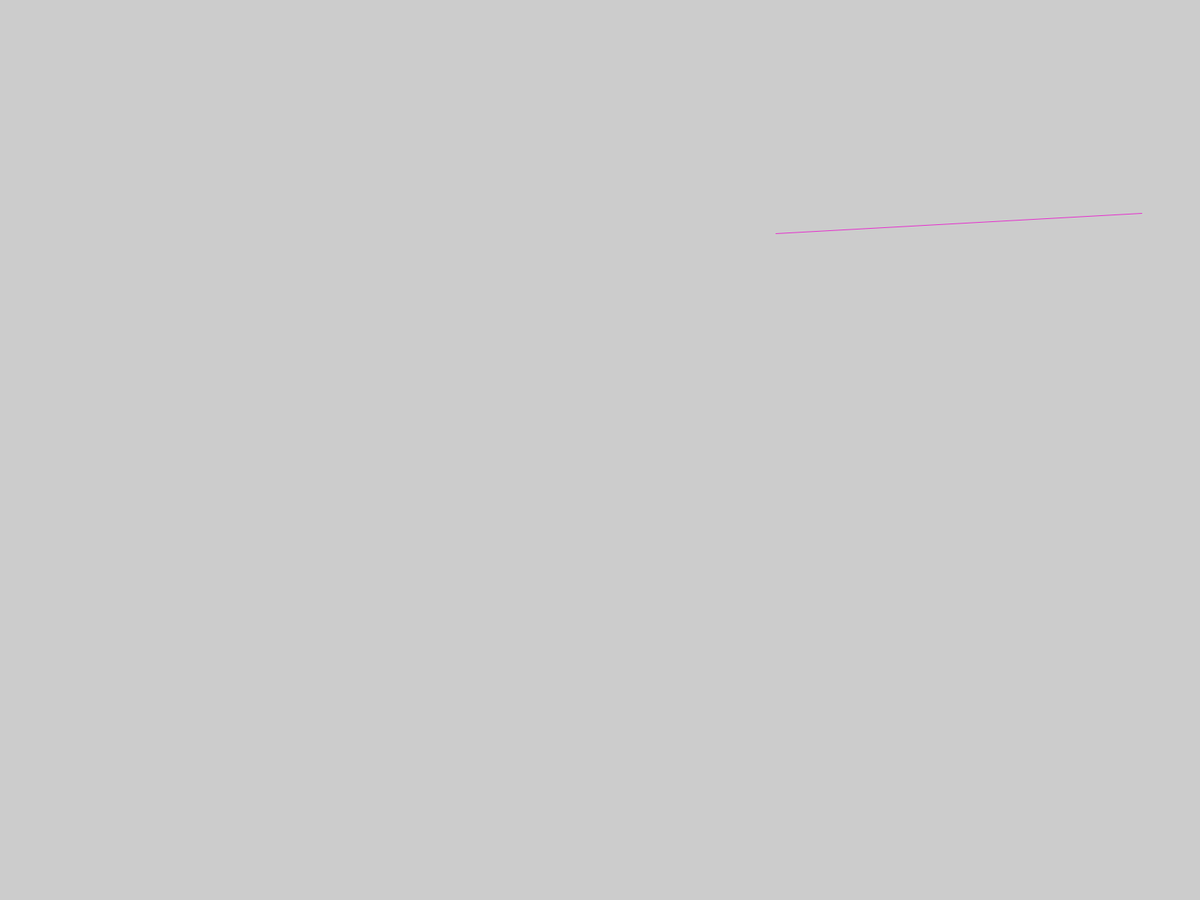
Frame 1 (no input)
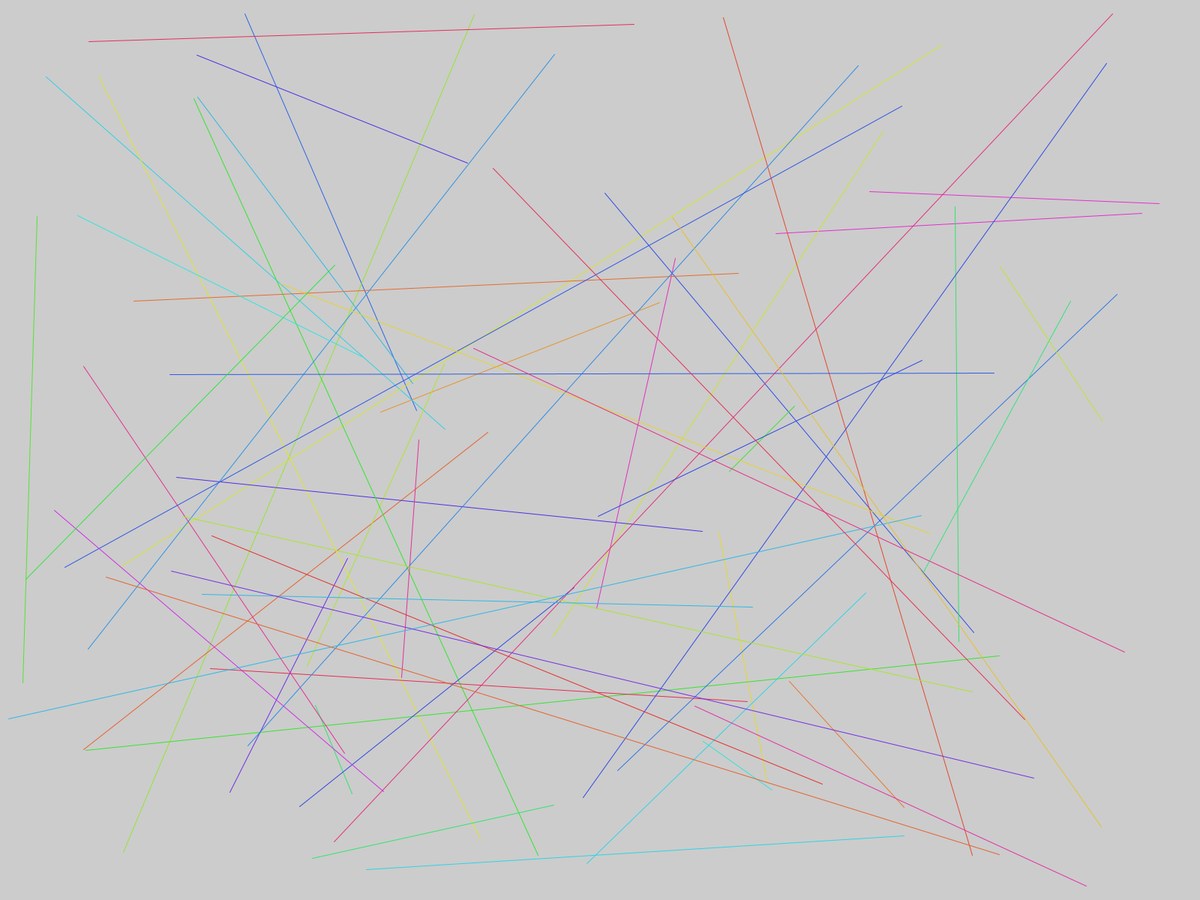
Frame 60 (the mouse pressed at the canvas centre just before this capture)
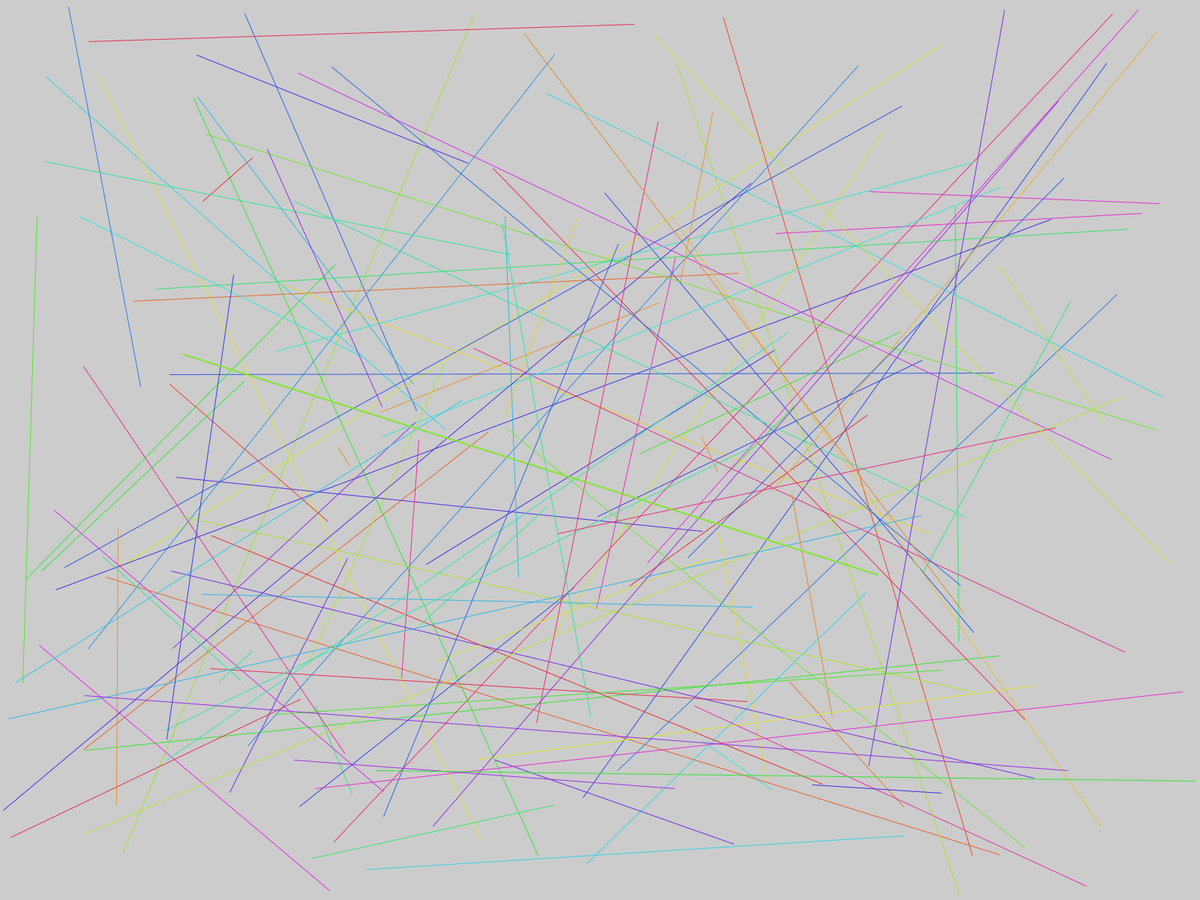
Frame 120 (the mouse held since frame 60 and released just before this capture)

The Processing sketch that drew these frames (run headless with seeded random() and noise(); from frame 60 on, the mouse is pressed at the canvas centre):

// Processing sketch: Martinez_Josue_1_palillosChinos
// ── Martinez_Josue_1_palillosChinos.pde
int posXIni, posYIni, posXFin, posYFin; //Definición de variables
int margen =0;
int colorActual; //Por defecto tienen un valor 0
int anchoLinea = 1;
void setup() { //Configurar de forma inicial el sketch
  //size(500, 500);
  fullScreen();
  colorMode(HSB, 360, 100, 100);
}

void draw() {//Dibujar en la pantalla el código contenido
  posXIni = int (random(margen, width-margen));//5-495
  posYIni = int (random(margen, height-margen));
  posXFin = int (random(margen, width-margen));//5-495
  posYFin = int (random(margen, height-margen));
  colorActual = int(random(360)); //Funciones de sobrecarga
  //Si, el contador de frames en unlímite de 60 es == 0, entonces...
  if (frameCount % 120 == 0) {
    anchoLinea++;
  }
  strokeWeight(anchoLinea);
  stroke(colorActual, 80, 90);
  line(posXIni, posYIni, posXFin, posYFin);
}
